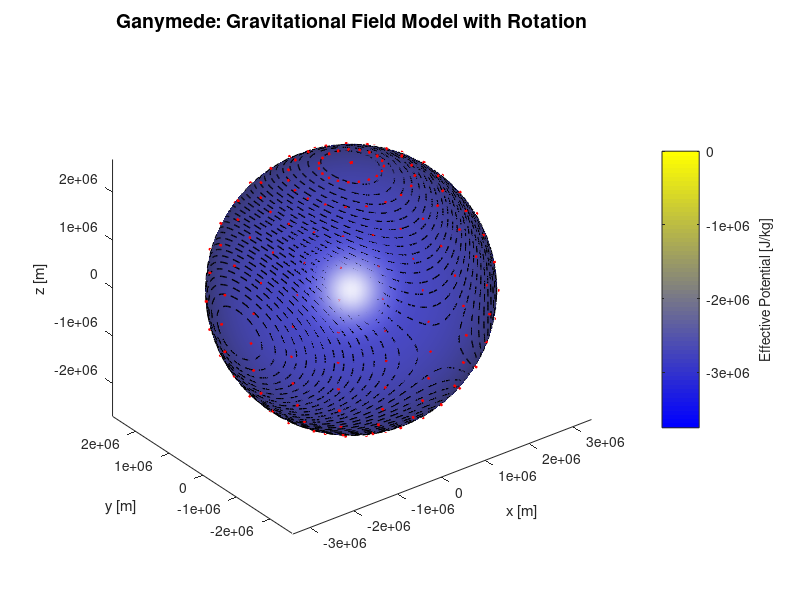

Here is the MATLAB script that generated this plot:
function VisualizeEllipsoidPotential2
clc; clear; close all;

%% --- Physical parameters ---
m = 1481.90e20;         % Mass of Ganymede (kg)
a = 2634.40e3;          % Semi-axis along x (m)
b = 2634.10e3;          % Semi-axis along y (m)
c = 2633.80e3;          % Semi-axis along z (m)
G = 6.673e-11;          % Gravitational constant (m³/kg/s²)
omega = 2*pi/(7.15*24*3600);  % Angular velocity of Ganymede (rad/s), period ~7.15 days

%% --- Angular grid on ellipsoid ---
theta_ = linspace(-pi/2, pi/2, 150);
phi_   = linspace(0, 2*pi, 150);
[theta, phi] = meshgrid(theta_, phi_);

%% --- Convert (theta,phi) → (x,y,z) on ellipsoid ---
[x, y, z, r] = get_xyzr(theta, phi, a, b, c);

%% --- Gravitational potential (quadrupole approximation) ---
Phi_grav = -G*m ./ r .* (1 + ...
    ((2*a^2 - b^2 - c^2).*x.^2 + ...
     (2*b^2 - a^2 - c^2).*y.^2 + ...
     (2*c^2 - a^2 - b^2).*z.^2) ./ (10 .* r.^4));

%% --- Centrifugal potential (due to rotation) ---
% U_centrifugal = -0.5 * omega^2 * rho^2, where rho^2 = x^2 + y^2
Phi_centrifugal = -0.5 * omega^2 * (x.^2 + y.^2);

%% --- Effective potential (gravitational + centrifugal) ---
Phi_eff = Phi_grav + Phi_centrifugal;

%% --- Contours in parameter space for gravitational potential ---
C = contourc(theta_, phi_, Phi_grav, 30);

%% --- PLOT ---
figure('Color','w'); hold on;
axis equal; view(3);

% Gray ellipsoid surface
surf(x, y, z, ones(size(z)), 'EdgeColor','none', ...
     'FaceColor', [0.7 0.7 0.7], 'FaceAlpha', 0.3);

% Effective potential overlay (colored surface slightly above gray surface)
scale_factor = 1.002;  % Slightly offset to avoid z-fighting
surf(scale_factor*x, scale_factor*y, scale_factor*z, Phi_eff, ...
     'EdgeColor','none', 'FaceAlpha', 0.7);

% Blue to yellow colormap for effective potential
colormap([linspace(0,1,64)', linspace(0,1,64)', linspace(1,0,64)']);
shading interp;
cb = colorbar;
ylabel(cb, 'Effective Potential [J/kg]', 'FontSize', 10);
title('Ganymede: Gravitational Field Model with Rotation', 'FontSize', 14);

xlabel('x [m]'); ylabel('y [m]'); zlabel('z [m]');

% Lighting for better 3D visibility
camlight('headlight');
lighting gouraud;

%% --- Draw contour lines on ellipsoid (dashed black lines) ---
pos = 1;
total = size(C,2);

while pos < total
    n = C(2,pos);
    if n < 1
        break
    end
    
    theta_c = C(1, pos+1 : pos+n);
    phi_c   = C(2, pos+1 : pos+n);

    [xc,yc,zc,~] = get_xyzr(theta_c, phi_c, a, b, c);
    plot3(xc, yc, zc, 'k--', 'LineWidth', 1.0);  % Dashed black lines

    pos = pos + n + 1;
end

%% --- Add gravitational force vectors (red arrows) ---
% Sample points for arrows (reduced grid for visibility)
theta_arrow = linspace(-pi/2, pi/2, 15);
phi_arrow   = linspace(0, 2*pi, 20);
[theta_a, phi_a] = meshgrid(theta_arrow, phi_arrow);

[x_a, y_a, z_a, r_a] = get_xyzr(theta_a, phi_a, a, b, c);

% Calculate gravitational force direction (pointing toward center)
% Force = -grad(Phi_grav) ≈ centripetal direction
Fx = -x_a ./ r_a;
Fy = -y_a ./ r_a;
Fz = -z_a ./ r_a;

% Normalize and scale for visualization
arrow_scale = max(a,max(b,c)) * 0.05;  % Arrow length
Fx_norm = Fx * arrow_scale;
Fy_norm = Fy * arrow_scale;
Fz_norm = Fz * arrow_scale;

% Draw arrows: base slightly above surface, tip on surface
base_offset = 1.02;
for i = 1:numel(x_a)
    x_base = x_a(i) * base_offset;
    y_base = y_a(i) * base_offset;
    z_base = z_a(i) * base_offset;
    
    x_tip = x_a(i);
    y_tip = y_a(i);
    z_tip = z_a(i);
    
    % Draw arrow from base to tip
    quiver3(x_base, y_base, z_base, ...
            x_tip - x_base, y_tip - y_base, z_tip - z_base, ...
            0, 'r', 'LineWidth', 1.5, 'MaxHeadSize', 0.5);
end

end

%% ========================================================================
%                           Coordinate transform
% ========================================================================
function [x, y, z, r] = get_xyzr(theta, phi, a, b, c)
% Planetocentric mapping onto a triaxial ellipsoid

% radius of ellipsoid in given direction
r = sqrt(1 ./ ( ...
     (cos(theta).^2 .* cos(phi).^2)/a^2 + ...
     (cos(theta).^2 .* sin(phi).^2)/b^2 + ...
     (sin(theta).^2)               /c^2 ));

% Cartesian coordinates
x = r .* cos(theta).*cos(phi);
y = r .* cos(theta).*sin(phi);
z = r .* sin(theta);
end
